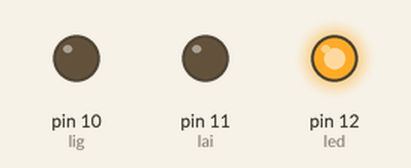
This sketch was run on a simulated Arduino Uno, built with avr-gcc and run on an emulated ATmega328P. On the bench: output pins drawn as LEDs (lit = HIGH).

Above: at 0.15 s.
At 1.35 s:
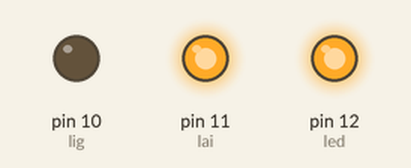
At 1.95 s:
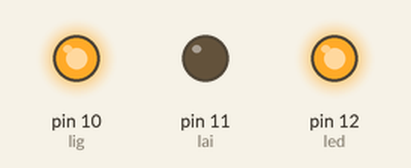
At 2.55 s:
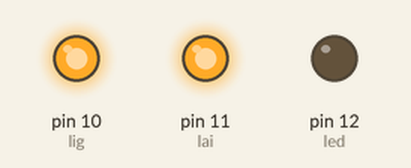
Timing chart, 0 to 3.0 s (numbered marks = the images above):
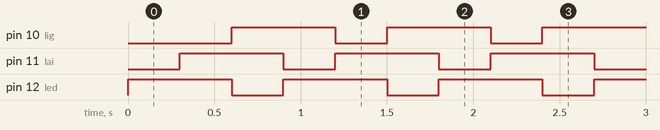

The sketch:

sketch_oct23a.ino
```cpp
int led = 12;
int lai = 11;
int lig = 10;

void setup() {
  pinMode (led, OUTPUT);
  pinMode (lai, OUTPUT);
  pinMode (lig, OUTPUT);

}

void loop() {
  digitalWrite (led, HIGH);
  digitalWrite (lai, LOW);
  delay (300);
  digitalWrite (lai, HIGH);
  digitalWrite (lig, LOW);
  delay (300);
  digitalWrite (led, LOW);
  digitalWrite (lig, HIGH);
  delay (300);

}
```

Measured:
- by itself, pin 10 (lig), pin 11 (lai), pin 12 (led): alternates HIGH for 0.60 s and LOW for 0.30 s
- by itself, everything shown: repeats every 0.90 s, in 3 steps
